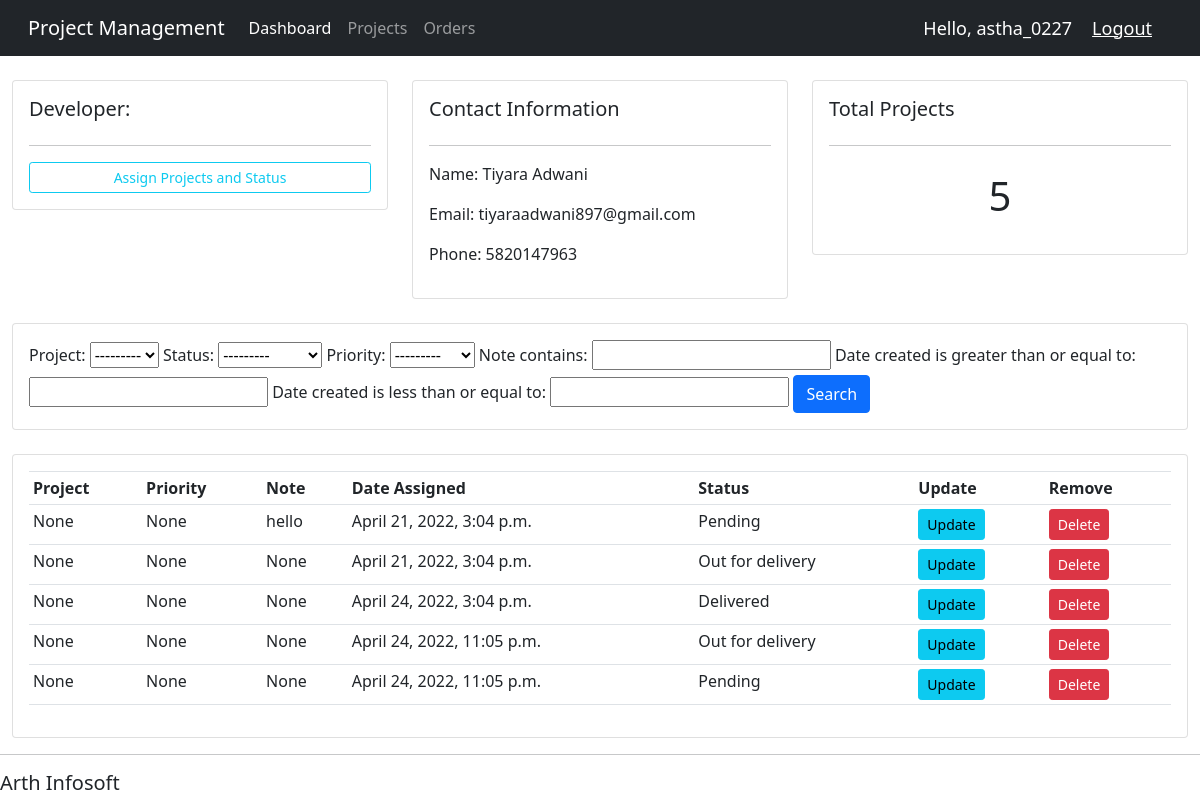
Screenshot of /developer/1 (signed in) with the database file from the repository.
### base/models.py (models this page shows, shortened)
class Developer(models.Model):
	user = models.OneToOneField(User, null=True, blank=True, on_delete=models.CASCADE)
	name = models.CharField(max_length=200, null=True)
	phone = models.CharField(max_length=200, null=True)
	email = models.CharField(max_length=200, null=True)
	profile_pic = models.ImageField(default="profile1.png", null=True, blank=True)
	date_created = models.DateTimeField(auto_now_add=True, null=True)

class Order(models.Model):
	STATUS = (
			('Pending', 'Pending'),
			('Processing', 'Processing'),
			('Done', 'Done'),
			)
	PRIORITY = (
			('High', 'High'),
			('Medium', 'Medium'),
			('Low', 'Low'),
			)
	developer = models.ForeignKey(Developer, null=True, on_delete= models.SET_NULL)
	project = models.ForeignKey(Project, null=True, on_delete= models.SET_NULL)
	date_created = models.DateTimeField(auto_now_add=True, null=True)
	status = models.CharField(max_length=200, null=True, choices=STATUS)
	priority = models.CharField(max_length=200, null=True, choices=PRIORITY)
	note = models.CharField(max_length=1000, null=True)

### base/decorators.py (the view)
		def wrapper_func(request, *args, **kwargs):
			group = None
			if request.user.groups.exists():
				group = request.user.groups.all()[0].name
			if group in allowed_roles:
				return view_func(request, *args, **kwargs)
			else:
				return HttpResponse('You are not authorized to view this page')

### base/views.py (called while the page is built)
@login_required(login_url = 'login')
@allowed_users(allowed_roles=['admin'])
def developer(request,pk_test):
    developer = Developer.objects.get(id=pk_test)
    orders = developer.order_set.all()
    order_count = orders.count()
    myFilter = OrderFilter(request.GET, queryset=orders)
    orders = myFilter.qs
    context = {'developer':developer, 'orders':orders, 'order_count':order_count,'myFilter':myFilter}
    return render(request, 'base/developer.html',context)

### base/templates/base/developer.html
{%  extends 'base/main.html' %}
{% block content %}
	<br>
<div class="row">
	<div class="col-md">
		<div class="card card-body">
			<h5>Developer:</h5>
			<hr>
			<a class="btn btn-outline-info  btn-sm btn-block" href="{% url 'create_order' developer.id %}">Assign Projects and Status</a>
		</div>
	</div>
	<div class="col-md">
		<div class="card card-body">
			<h5>Contact Information</h5>
			<hr>
			<p>Name: {{developer.name}}</p>
			<p>Email: {{developer.email}}</p>
			<p>Phone: {{developer.phone}} </p>
		</div>
	</div>
	<div class="col-md">
		<div class="card card-body">
			<h5>Total Projects</h5>
			<hr>
			<h1 style="text-align: center;padding: 10px">{{order_count}}</h1>
		</div>
	</div>
</div>
<br>
<div class="row">
	<div class="col">
		<div class="card card-body">
			<form method="get">
				{{myFilter.form}}
		    <button class="btn btn-primary" type="submit">Search</button>
		  </form>
		</div>
	</div>
</div>
<br>
<div class="row">
	<div class="col-md">
		<div class="card card-body">
			<table class="table table-sm">
				<tr>
					<th>Project</th>
					<th>Priority</th>
					<th>Note</th>
					<th>Date Assigned</th>
					<th>Status</th>
					<th>Update</th>
					<th>Remove</th>
				</tr>
				{% for order in orders %}
				<tr>
					<td>{{order.project}}</td>
					<td>{{order.priority}}</td>
					<td>{{order.note}}</td>
					<td>{{order.date_created}}</td>
					<td>{{order.status}}</td>
					<td><a class="btn btn-sm btn-info" href="{% url 'update_order' order.id %}">Update</a></td>
					<td><a class="btn btn-sm btn-danger" href="{% url 'delete_order' order.id %}">Delete</a></td>
				</tr>
				{% endfor %}
			</table>
		</div>
	</div>
</div>
{% endblock %}

### base/templates/base/navbar.html (shortened to what this page needs)
{% load static %}
<!doctype html>
<html lang="en">
  <head>
    <link href="https://cdn.jsdelivr.net/npm/bootstrap@5.1.1/dist/css/bootstrap.min.css" rel="stylesheet">
  </head>
  <body>
      <nav class="navbar navbar-expand-lg navbar-dark bg-dark">
        <div class="container-fluid">
          <a class="navbar-brand" href="{% url 'home' %}">Project Management</a>
          <div class="collapse navbar-collapse" id="navbarNav">
            <ul class="navbar-nav">
		 {% if request.user.is_staff %}
              <li class="nav-item">
                <a class="nav-link active" aria-current="page" href="{% url 'home' %}">Dashboard</a>
              </li>
              <li class="nav-item">
                <a class="nav-link" href="{% url 'projects' %}">Projects</a>
              </li>
              <li class="nav-item">
                <a class="nav-link" href="{% url 'orders' %}">Orders</a>
              </li>
		{% else %}
		<li class="nav-item">
                <a class="nav-link" href="{% url 'account' %}">Settings</a>
              </li>
            {% endif %}
            </ul>
          </div>
	<span class="hello-msg">Hello, {{request.user}} </span>
    <span><a class="hello-msg" href = "{% url 'logout' %}">Logout</a></span>
      </nav>
  </body>
</html>

### base/templates/base/main.html (style rules this page uses)
body { background-color: #ebeff5; }

### base/templates/base/navbar.html (style rules this page uses)
.hello-msg { font-size: 18px; color: #fff; margin-right: 20px ; }

### rows the page displays
Developer: name "Tiyara Adwani", email "tiyaraadwani897@gmail.com", phone "5820147963"
Order: project "None", priority "None", note "hello", date_created "April 21, 2022, 3:04 p.m.", status "Pending"
Order: project "None", priority "None", note "None", date_created "April 21, 2022, 3:04 p.m.", status "Out for delivery"
Order: project "None", priority "None", note "None", date_created "April 24, 2022, 3:04 p.m.", status "Delivered"
Order: project "None", priority "None", note "None", date_created "April 24, 2022, 11:05 p.m.", status "Out for delivery"
Order: project "None", priority "None", note "None", date_created "April 24, 2022, 11:05 p.m.", status "Pending"

### other values shown
{{ request.user }} "astha_0227"
{{ order_count }} "5"
